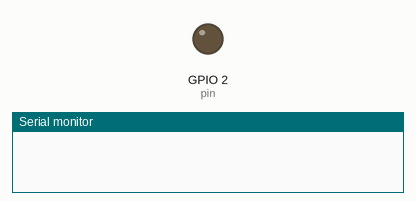
Simulated run of this program. Board: ESP32. Shown: output pins drawn as LEDs (lit = HIGH), the last lines printed to the serial monitor. WiFi joins after 1.5 s; servers stay silent unless stated.

Above: at 0.1 s.
At 2.1 s:
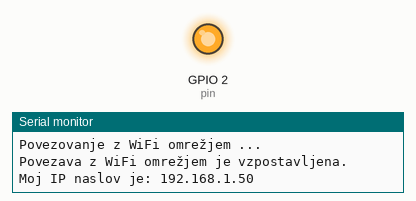
Timing chart, 0 to 3.8 s (numbered marks = the images above):
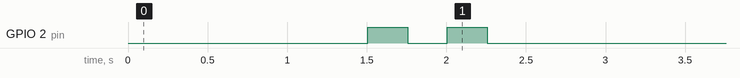

The program:

main.cpp
```cpp
#include <Arduino.h>
#include <WiFi.h>
#include <WebServer.h>

const char* ssid = "...";
const char* password = "...";

// ustvarimo objekt razreda WebServer, pot 80 je prednastavljeni port za HTTP strežnik
WebServer server(80); // objekt 'WebServer' razreda  ki bo poskušal na privzetem HTTP portu 80

// niz karakterjev
// spletno stran bomo spravili v spremenljivko 'HTML'
// ta koda nam omogoča, da besedilo spravimo v spremenljivo
const char HTML[] PROGMEM = R"rawliteral(
<!DOCTYPE html>
<html lang="sl">
<head>
    <meta charset="UTF-8">
    <meta name="viewport" content="width=device-width, initial-scale=1.0">
    <title>esp32</title>
</head>
<body>
    <h1>Pozdravljen svet iz esp32, čšž-ji delujejo!</h1>
</body>
</html>
)rawliteral"; // spletno stran spravimo v spremenljivko HTML

const char HTML1[] PROGMEM = R"rawliteral(
<!DOCTYPE html>
<html lang="sl">
<head>
    <meta charset="UTF-8">
    <meta name="viewport" content="width=device-width, initial-scale=1.0">
    <title>esp32</title>
</head>
<body>
    <h1>Spletna stran enojk 111111111111 !</h1>
</body>
</html>
)rawliteral"; // spletno stran spravimo v spremenljivko HTML1

const char HTML0[] PROGMEM = R"rawliteral(
<!DOCTYPE html>
<html lang="sl">
<head>
    <meta charset="UTF-8">
    <meta name="viewport" content="width=device-width, initial-scale=1.0">
    <title>esp32</title>
</head>
<body>
    <h1>Spletna stran ničel 000000000000 !</h1>
</body>
</html>
)rawliteral"; // spletno stran spravimo v spremenljivko HTML0


void handle_root() {
  server.send(200, "text/html; charset=UTF-8", HTML);
}

// tu določimo, kaj se zgodi, če uporabnik vpiše
// korenski ("root") naslov našega strežnika na esp32 modulu, (npr. http://..) - request "/1"
void handle_1() {
  server.send(200, "text/html; charset=UTF-8", HTML1);
}

// tu določimo, kaj se zgodi, če uporabnik vpiše
// korenski ("root") naslov našega strežnika na esp32 modulu, (npr. http://..) - request "/0"
void handle_0() {
  server.send(200, "text/html; charset=UTF-8", HTML0);
}

void setup() {
  // put your setup code here, to run once:
  // tu zapišemo kodo za nastavitve, koda bo izvecena le enkrat, ko se naprava zažene:

  Serial.begin(115200); // nastavimo hitrost serijske komunikacije na 115200 btiov/s
  WiFi.begin(ssid, password); // povežemo se na WiFi omrežje z imenom "A1-39A3F1"in geslom

  while (WiFi.status() != WL_CONNECTED) { // dokler se modul ne poveže na WiFi omrežje, ponavljamo zanko
    delay(500); // počakamo 500ms preden preverimo stanje povezave znova
    Serial.println("Povezovanje z WiFi omrežjem ..."); // izpišemo sporočilo na serijski monitor, da vidimo, da se še vedno poskuša povezati
  }

  Serial.println("Povezava z WiFi omrežjem je vzpostavljena."); // izpišemo sporočilo, ko je povezava uspešna
  Serial.print("Moj IP naslov je: "); // spodnji ukaz bo izpisalo v isti vrstici, zato print in ne println
  Serial.println(WiFi.localIP()); // izpišemo IP naslov, ki ga je modul dobil od WiFi omrežja

  // ko se povezava vzpostavi .... naprej ...
  // ko vpišemo IP naslov, na koncu "/", v brskalnik, tedaj strežnik na esp32 modulu dobi zahtevo "request" "/" in izvede se funkcija handle_root(), ki smo jo definirali zgoraj
  // če je poševnica, imamo handle root
  server.on("/", handle_root);

  // ko vpišemo IP naslov, na koncu "/1", v brskalnik, tedaj strežnik na esp32 modulu dobi zahtevo "request" "/" in izvede se funkcija handle_1(), ki smo jo definirali zgoraj
  server.on("/1", handle_1);

  // ko vpišemo IP naslov, na koncu "/0", v brskalnik, tedaj strežnik na esp32 modulu dobi zahtevo "request" "/" in izvede se funkcija handle_0(), ki smo jo definirali zgoraj
  server.on("/0", handle_0);


  // strežnik na esp32 modulu moramo še pognati, ki posluša na portu 80 in čaka na zahteve ("requests") od klientov (npr. brskalnika Chrome)
  server.begin();


  // ta del kode uporabimo kot indikator, da se je program prenesel na esp32 module, modra LED dioda bo 2x utripnila
  pinMode(2, OUTPUT); // pin (nožica) št. 2 bo uporabljen kot digitalni izhod (na nožici 2 je povezana vgrajena LED dioda na ESP32)
  digitalWrite(2, HIGH); // na pin 2 zapišemo visoko vrednost (LED dioda se prižge)
  delay(250); // počakamo 250 ms
  digitalWrite(2, LOW); // na pin 2 zapišemo visoko vrednost (LED dioda se ugasne)
  delay(250); // počakamo 250 ms
  digitalWrite(2, HIGH); // na pin 2 zapišemo visoko vrednost (LED dioda se prižge)
  delay(250); // počakamo 250 ms
  digitalWrite(2, LOW); // na pin 2 zapišemo visoko vrednost (LED dioda se ugasne)
  delay(250); // počakamo 250 ms
}

void loop() {
  // put your main code here, to run repeatedly:
  // tu zapišemo kodo, ki se ponavljajoče izvaja, dokler je esp32 vklopljen

  // preverimo, če je prišla kakšna zahteva od klienta (npr. brskalnik Chrome), in če je, jo obdelamo in pošljemo ustrezen odgovor ("response")
  server.handleClient();
}
```
